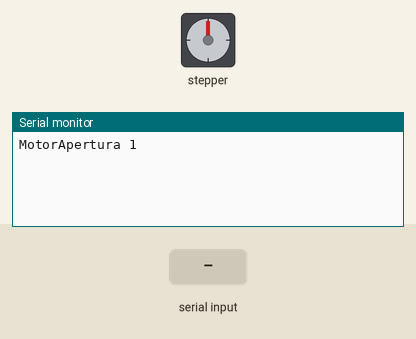
A sketch run on a simulated Arduino Mega 2560, built with avr-gcc and run on an emulated ATmega2560. Parts: stepper motor, the last lines printed to the serial monitor. Wiring (inferred from the names in the program): stepper motor driver (200 steps per turn assumed): step pin 33; direction pin 31. Inputs (shaded band) come from the test bench. EEPROM starts erased.

Above: at 1.2 s.
1.3 s: "?\n" received over Serial
At 2.2 s:
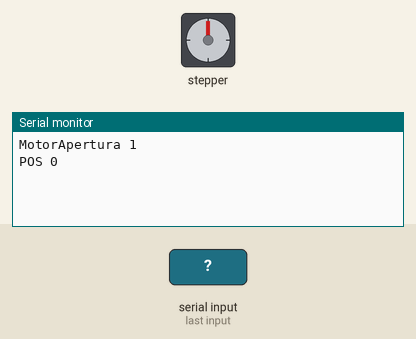
2.8 s: "+\n" received over Serial
At 3.4 s:
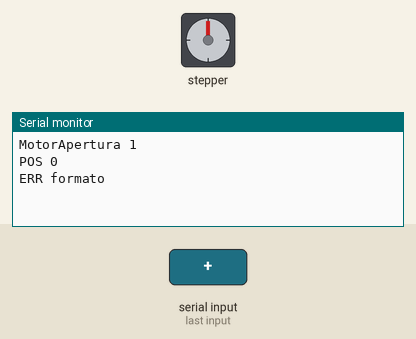
4.3 s: "Z90\n" received over Serial
At 5.5 s:
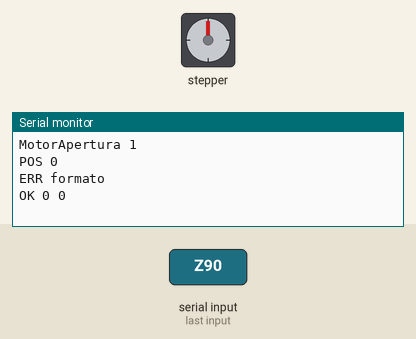

Measured:
- after the input at 1.3 s, the serial monitor: prints a new line at once (image 1)
- after the input at 2.8 s, the serial monitor: prints a new line at once (image 2)
- after the input at 4.3 s, the serial monitor: prints a new line at once (image 3)

The sketch:

MotorApertura.ino
```cpp
// MotorApertura -- stepper driving the LEEM aperture, on an Arduino Mega 2560
// with a DRV8825 step/dir driver.
//
// Talks to the MotorApertura Tango device server. This sketch and
// ../README.md are the specification of the protocol; keep all three in
// step.
//
// Protocol: ASCII, '\n'-terminated, 8N1 at 9600. One line of reply per
// command, and for a move that line comes out when the move has FINISHED --
// which is what lets the device server know it is done. The previous sketch
// (Motor-original.ino, kept beside this one) answered before moving and said
// nothing afterwards, so nothing downstream could tell a finished move from
// one that never happened.
//
//   I       -> MotorApertura 1        identity and protocol version
//   ?       -> POS <position>
//   +<n>    -> OK <moved> <position>  move n steps forward, reply when done
//   -<n>    -> OK <moved> <position>  (moved is negative here)
//   Z       -> OK 0 0                 call this spot zero
//   H       -> ERR nohome             reserved for a future limit switch
//   other   -> ERR formato
//
// BEWARE: the unit is STEPS, not revolutions. Motor-original.ino multiplied
// the number by 200, so its "+5" meant five turns; here "+5" is five steps.
//
// Opening the serial port resets the board, so the position cannot live in
// RAM: it is kept in EEPROM, and the identity line is printed on boot so the
// device server can check what it is talking to.

#define dirPin 31
#define stepPin 33

// Full step on this driver today. Informational only -- nothing here divides
// by it any more -- but worth keeping in step with the DRV8825's microstep
// jumpers if they are ever changed.
#define stepsPerRevolution 200

// Half-period of the step pulse. 1200 us each way is 2.4 ms per step, which
// is what the original sketch used; the mechanism is known to cope with it.
#define stepHalfPeriodUs 1200

// ---------------------------------------------------------------- EEPROM --
// The position must survive both a reset (every time the port is opened) and
// a power cut, so it goes in EEPROM. Written ONCE PER MOVE, never per step.
//
// Writing it always to the same cell would wear that cell out: the ATmega2560
// is rated 100,000 write cycles, which at 100 moves a day is about four
// years. So the records rotate through a ring of slots, and the live one is
// whichever carries the highest sequence number:
//
//   100,000 cycles x 512 slots = 51,200,000 moves
//
// which at the same rate is over a thousand years. A blank cell reads 0xFF,
// so seq == 0xFFFFFFFF means "never written" and must not win the scan.

#include <EEPROM.h>

#define SLOT_COUNT 512
#define SLOT_SIZE  8            // uint32 seq + int32 position = 4096 bytes
#define SEQ_EMPTY  0xFFFFFFFFUL

long position = 0;
unsigned long sequence = 0;
int slot = -1;                  // slot holding the live record

void positionLoad() {
  unsigned long best = 0;
  bool found = false;
  for (int i = 0; i < SLOT_COUNT; i++) {
    unsigned long seq;
    EEPROM.get(i * SLOT_SIZE, seq);
    if (seq == SEQ_EMPTY) continue;           // never written
    if (!found || seq > best) {
      long pos;
      EEPROM.get(i * SLOT_SIZE + 4, pos);
      best = seq;
      position = pos;
      slot = i;
      found = true;
    }
  }
  if (!found) {                 // first run on a blank board
    position = 0;
    sequence = 0;
    slot = -1;
  } else {
    sequence = best;
  }
}

void positionSave() {
  slot = (slot + 1) % SLOT_COUNT;
  sequence++;
  // EEPROM.put is update-based: bytes that do not change are not written.
  EEPROM.put(slot * SLOT_SIZE, sequence);
  EEPROM.put(slot * SLOT_SIZE + 4, position);
}

// ------------------------------------------------------------------ move --

void moveSteps(long steps) {
  if (steps == 0) return;
  digitalWrite(dirPin, steps > 0 ? LOW : HIGH);
  long n = steps > 0 ? steps : -steps;
  for (long i = 0; i < n; i++) {
    digitalWrite(stepPin, HIGH);
    delayMicroseconds(stepHalfPeriodUs);
    digitalWrite(stepPin, LOW);
    delayMicroseconds(stepHalfPeriodUs);
  }
  position += steps;
  positionSave();               // once per move, not per step
}

// ------------------------------------------------------------------ setup --

void setup() {
  pinMode(stepPin, OUTPUT);
  pinMode(dirPin, OUTPUT);
  digitalWrite(stepPin, LOW);
  positionLoad();
  Serial.begin(9600);
  Serial.println("MotorApertura 1");
}

void loop() {
  if (Serial.available() <= 0) return;

  String input = Serial.readStringUntil('\n');
  input.trim();
  if (input.length() == 0) return;

  char c = input.charAt(0);

  if (c == 'I') {
    Serial.println("MotorApertura 1");
    return;
  }
  if (c == '?') {
    Serial.print("POS ");
    Serial.println(position);
    return;
  }
  if (c == 'Z') {
    position = 0;
    positionSave();
    Serial.println("OK 0 0");
    return;
  }
  if (c == 'H') {
    // No limit switch is fitted. Answered explicitly rather than ignored, so
    // the day one is added the device server needs no new command, only this
    // branch filling in.
    Serial.println("ERR nohome");
    return;
  }

  if (c == '+' || c == '-') {
    String rest = input.substring(1);
    // toInt() returns 0 for anything it cannot parse, which would silently
    // turn a typo into a no-op. Check the digits ourselves instead.
    if (rest.length() == 0) { Serial.println("ERR formato"); return; }
    for (unsigned int i = 0; i < rest.length(); i++) {
      if (!isDigit(rest.charAt(i))) { Serial.println("ERR formato"); return; }
    }
    long steps = rest.toInt();
    if (c == '-') steps = -steps;
    moveSteps(steps);
    Serial.print("OK ");
    Serial.print(steps);
    Serial.print(" ");
    Serial.println(position);
    return;
  }

  Serial.println("ERR formato");
}
```
